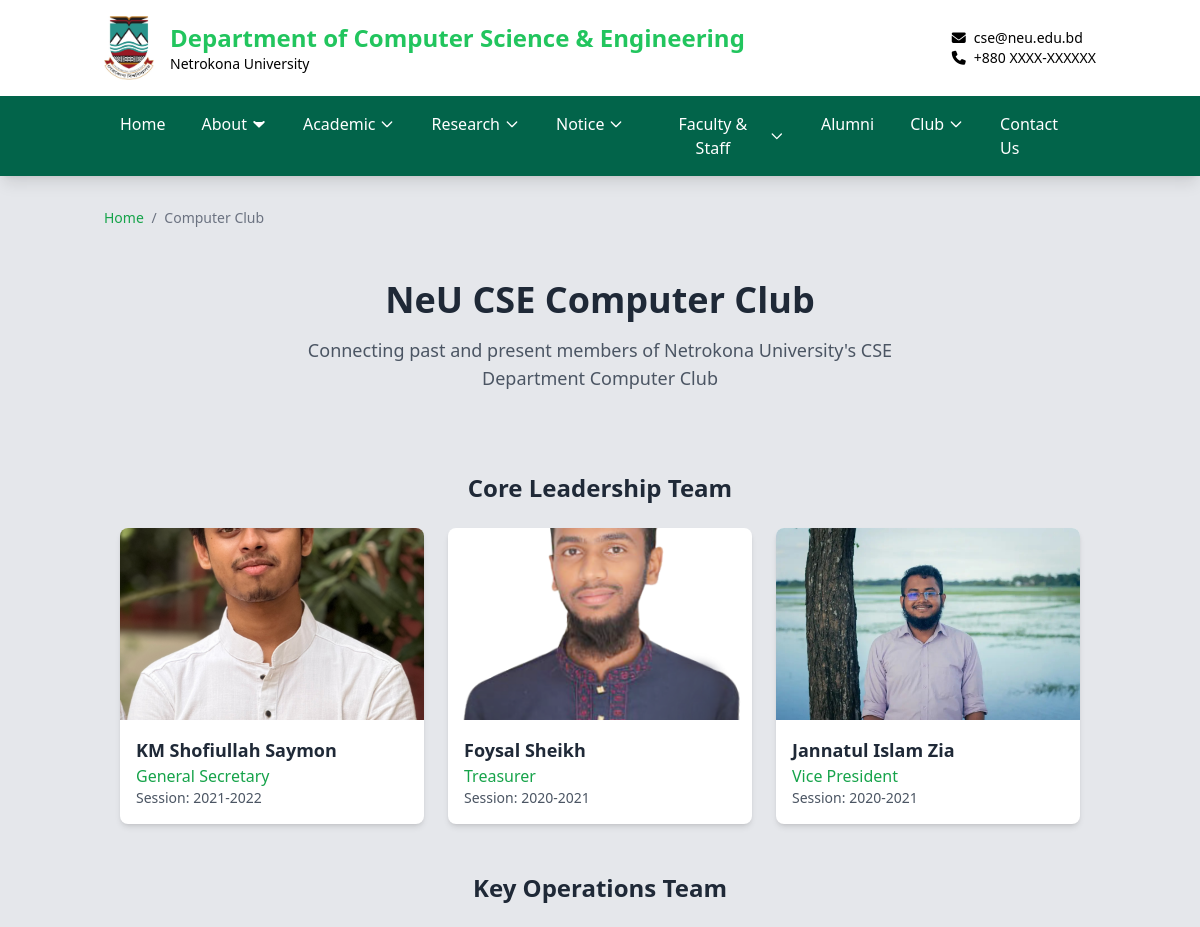
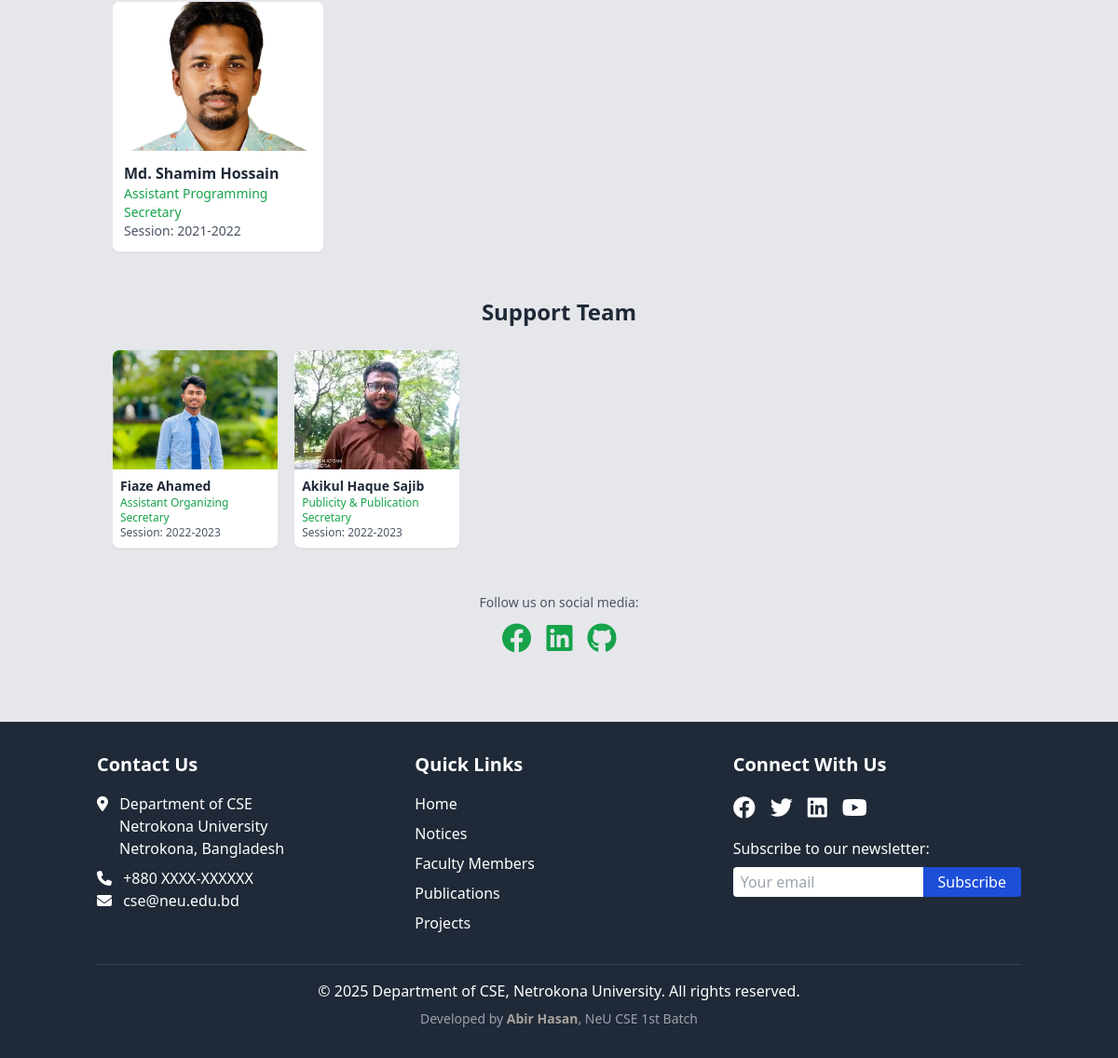
/clubs/computer/, run on the app's committed database (2 pictures, top to bottom).
### cse_app/models.py (models this page shows, shortened)
class ComputerClubMember(models.Model):
    POSITION_CHOICES = [
        ('president', 'President'),
        ('vice_president', 'Vice President'),
        ('general_secretary', 'General Secretary'),
        ('assistant_general_secretary', 'Assistant General Secretary'),
        ('treasurer', 'Treasurer'),
        ('editor_secretary', 'Editor Secretary'),
        ('programming_secretary', 'Programming Secretary'),
        ('assistant_programming_secretary', 'Assistant Programming Secretary'),
        ('sports_secretary', 'Sports Secretary'),
        ('assistant_sports_secretary', 'Assistant Sports Secretary'),
        ('event_management_secretary', 'Event Management Secretary'),
        ('publicity_secretary', 'Publicity & Publication Secretary'),
        ('assistant_publicity_secretary', 'Assistant Publicity & Publication Secretary'),
        ('assistant_information_secretary', 'Assistant Information Secretary'),
        ('assistant_organizing_secretary', 'Assistant Organizing Secretary'),
    ]
    PRIORITY_LEVELS = {
        'president': 1,
        'vice_president': 1,
        'general_secretary': 1,
        'assistant_general_secretary': 1,
        'treasurer': 1,
        'editor_secretary': 2,
        'programming_secretary': 2,
        'assistant_programming_secretary': 2,
        'sports_secretary': 2,
        'assistant_sports_secretary': 2,
        'event_management_secretary': 2,
        'publicity_secretary': 3,
        'assistant_publicity_secretary': 3,
        'assistant_information_secretary': 3,
        'assistant_organizing_secretary': 3,
    }
    name = models.CharField(max_length=100)
    session = models.CharField(max_length=20)
    image = models.ImageField(upload_to='club/computer_club/', blank=True, null=True)
    position = models.CharField(max_length=50, choices=POSITION_CHOICES)
    class Meta:
        ordering = ['position']
        verbose_name = 'Computer Club Member'
        verbose_name_plural = 'Computer Club Members'
    def get_priority_level(self):
        return self.PRIORITY_LEVELS.get(self.position, 999)

### cse_app/views.py (the view)
# urls.py: path('clubs/computer/', views.computer_club, name='computer_club'),
def computer_club(request):
    club_members = ComputerClubMember.objects.all()
    core_leadership = [m for m in club_members if m.get_priority_level() == 1]
    key_operations = [m for m in club_members if m.get_priority_level() == 2]
    support_roles = [m for m in club_members if m.get_priority_level() == 3]
    context = {
        'core_leadership': core_leadership,
        'key_operations': key_operations,
        'support_roles': support_roles,
    }
    return render(request, 'cse/club/computer_club.html', context)

### cse_app/context_processors.py (called while the page is built)
def scrolling_notice(request):
    notice = ScrollingNotice.objects.filter(is_active=True).first()
    return {'scrolling_notice': notice.text if notice else ''}

### templates/cse/club/computer_club.html (shortened to what this page needs)
{% extends 'base.html' %}
{% load static %}
{% block content %}
<div class="mb-2">
    <div class="text-sm text-gray-500 mb-1">
        <a href="{% url 'home' %}" class="text-green-600 hover:underline">Home</a>
        <span class="mx-1">/</span>
        <span>Computer Club</span>
    </div>
    <div class="text-center py-8 md:py-12">
        <h1 class="text-3xl md:text-4xl font-bold mb-4 text-gray-800">NeU CSE Computer Club</h1>
        <p class="text-lg text-gray-600 max-w-2xl mx-auto">Connecting past and present members of Netrokona University's CSE Department Computer Club</p>
    </div>
    <div class="container mx-auto px-4 py-8">
        <section class="mb-12">
            <h2 class="text-2xl font-bold text-gray-800 mb-6 text-center">Core Leadership Team</h2>
            <div class="grid grid-cols-1 md:grid-cols-2 lg:grid-cols-3 gap-6">
                {% for member in core_leadership %}
                <div class="bg-white rounded-lg shadow-md overflow-hidden">
                    <div class="relative">
                        {% if member.image %}
                            <img src="{{ member.image.url }}" alt="{{ member.name }}" class="w-full h-48 object-cover">
                        {% endif %}
                    </div>
                    <div class="p-4">
                        <h3 class="text-lg font-semibold text-gray-800">{{ member.name }}</h3>
                        <p class="text-green-600 font-medium">{{ member.get_position_display }}</p>
                        <p class="text-gray-600 text-sm">Session: {{ member.session }}</p>
                    </div>
                </div>
                {% endfor %}
            </div>
        </section>
        <section class="mb-12">
            <h2 class="text-2xl font-bold text-gray-800 mb-6 text-center">Key Operations Team</h2>
            <div class="grid grid-cols-1 md:grid-cols-2 lg:grid-cols-4 gap-4">
                {% for member in key_operations %}
                <div class="bg-white rounded-lg shadow-sm overflow-hidden border">
                    <div class="relative">
                        {% if member.image %}
                            <img src="{{ member.image.url }}" alt="{{ member.name }}" class="w-full h-40 object-cover">
                        {% endif %}
                    </div>
                    <div class="p-3">
                        <h3 class="text-md font-semibold text-gray-800">{{ member.name }}</h3>
                        <p class="text-green-600 text-sm">{{ member.get_position_display }}</p>
                        <p class="text-gray-600 text-sm">Session: {{ member.session }}</p>
                    </div>
                </div>
                {% endfor %}
            </div>
        </section>
        <section class="mb-12">
            <h2 class="text-2xl font-bold text-gray-800 mb-6 text-center">Support Team</h2>
            <div class="grid grid-cols-1 md:grid-cols-3 lg:grid-cols-5 gap-4">
                {% for member in support_roles %}
                <div class="bg-white rounded-lg shadow-sm overflow-hidden border">
                    <div class="relative">
                        {% if member.image %}
                            <img src="{{ member.image.url }}" alt="{{ member.name }}" class="w-full h-32 object-cover">
                        {% endif %}
                    </div>
                    <div class="p-2">
                        <h3 class="text-sm font-semibold text-gray-800">{{ member.name }}</h3>
                        <p class="text-green-600 text-xs">{{ member.get_position_display }}</p>
                        <p class="text-gray-600 text-xs">Session: {{ member.session }}</p>
                    </div>
                </div>
                {% endfor %}
            </div>
        </section>
        <div class="text-center mt-8">
            <p class="text-sm text-gray-600 mb-3">Follow us on social media:</p>
            <div class="flex justify-center space-x-4">
                <a href="https://www.facebook.com/profile.php?id=61578378787104" target="_blank" class="text-green-600 hover:text-green-800 transition-colors">
                    <i class="fab fa-facebook fa-2x"></i>
                </a>
                <a href="#" class="text-green-600 hover:text-green-800 transition-colors">
                    <i class="fab fa-linkedin fa-2x"></i>
                </a>
                <a href="#" class="text-green-600 hover:text-green-800 transition-colors">
                    <i class="fab fa-github fa-2x"></i>
                </a>
            </div>
        </div>
    </div>
</div>
{% endblock %}

### templates/base.html (style rules this page uses)
:root { --custom-green: #02644A; --custom-green-hover: #00916a; }

### data on the page
ComputerClubMember: image (picture), name "KM Shofiullah Saymon", position "General Secretary", session "2021-2022"
ComputerClubMember: image (picture), name "Foysal Sheikh", position "Treasurer", session "2020-2021"
ComputerClubMember: image (picture), name "Jannatul Islam Zia", position "Vice President", session "2020-2021"
ComputerClubMember: image (picture), name "Md. Shamim Hossain", position "Assistant Programming Secretary", session "2021-2022"
ComputerClubMember: image (picture), name "Fiaze Ahamed", position "Assistant Organizing Secretary", session "2022-2023"
ComputerClubMember: image (picture), name "Akikul Haque Sajib", position "Publicity & Publication Secretary", session "2022-2023"
